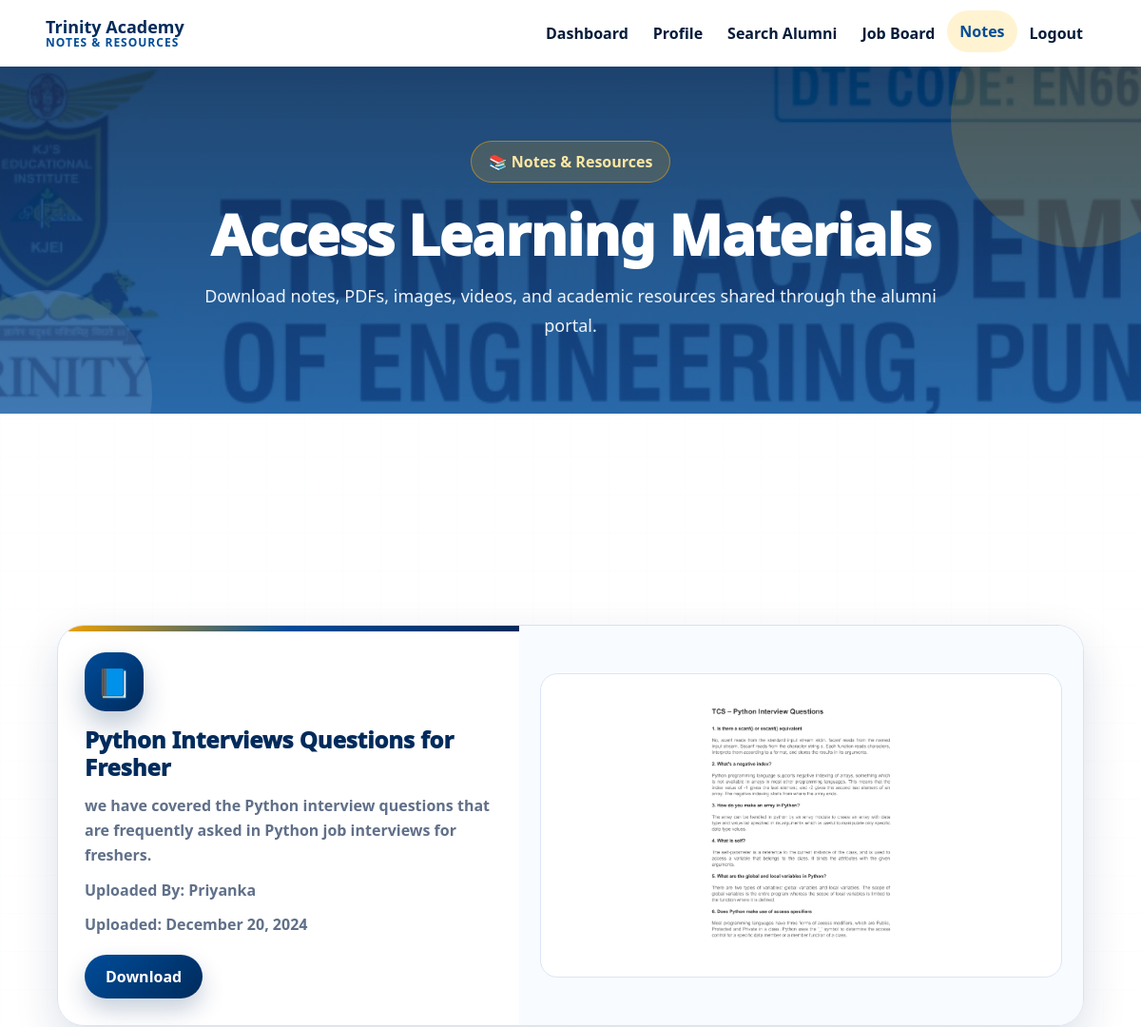
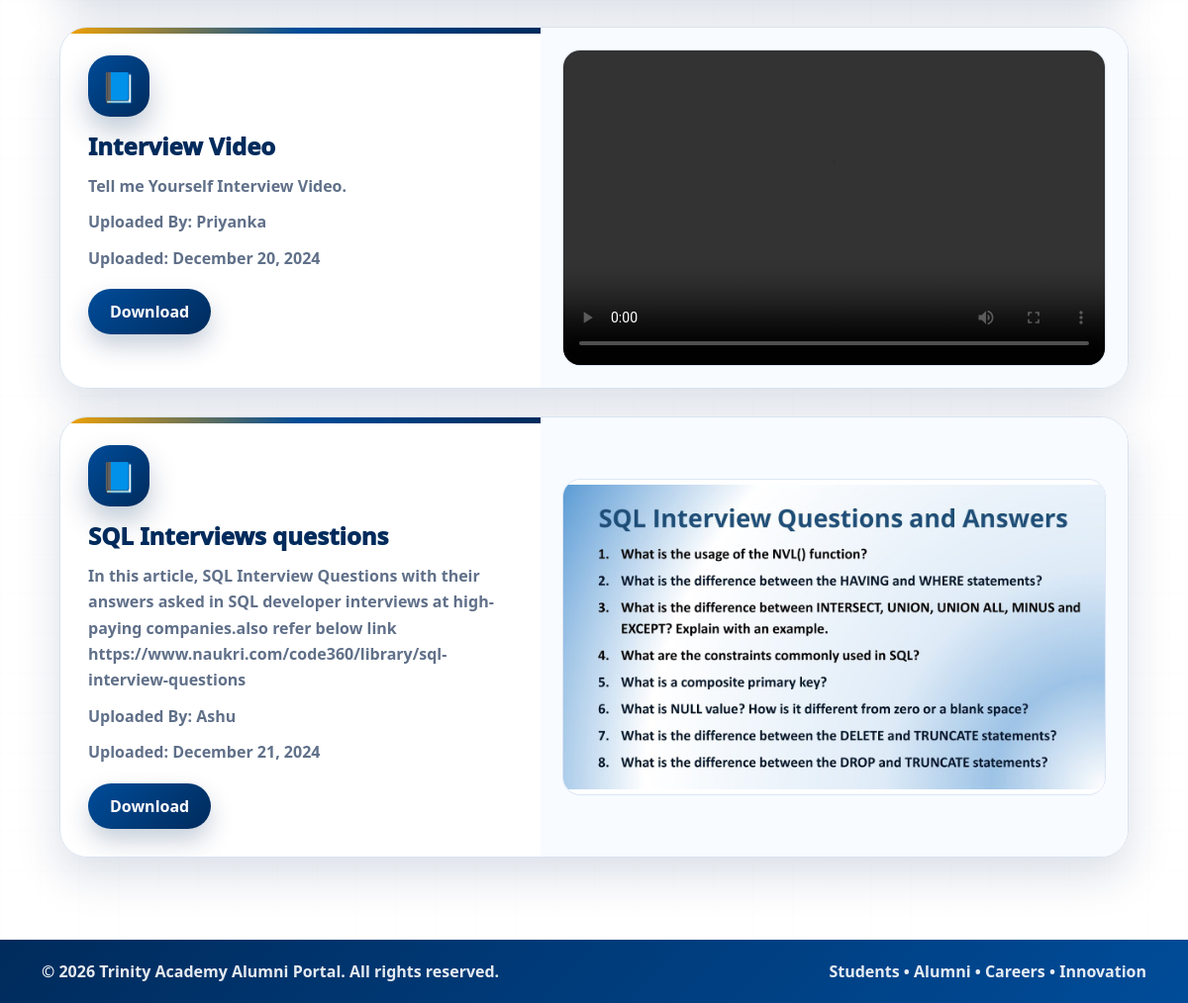
Screenshot of /view_resources/ with the database file from the repository (2 pictures, top to bottom).
### myApp/models.py (models this page shows, shortened)
class Resource(models.Model):
    title = models.CharField(max_length=255)
    description = models.TextField(blank=True, null=True)
    file = models.FileField(upload_to='resources/')
    uploaded_by = models.ForeignKey(User, on_delete=models.CASCADE)
    uploaded_at = models.DateTimeField(auto_now_add=True)

### myApp/views.py (the view)
# urls.py: path('view_resources/', views.view_resources, name='view_resources'),
def view_resources(request):
    resources = Resource.objects.all()
    for resource in resources:
        if resource.file.name.lower().endswith(".pdf"):
            resource.file_type = "pdf"
        elif resource.file.name.lower().endswith((".jpg", ".jpeg", ".png", ".gif")):
            resource.file_type = "image"
        elif resource.file.name.lower().endswith((".mp4", ".webm", ".ogg")):
            resource.file_type = "video"
        else:
            resource.file_type = "other"
    return render(request, 'student/view_resources.html', {'resources': resources})

### templates/student/view_resources.html (shortened to what this page needs)
{% load static %}
<!DOCTYPE html>
<html lang="en">
<head>
    <link href="https://cdn.jsdelivr.net/npm/bootstrap@5.3.0-alpha1/dist/css/bootstrap.min.css" rel="stylesheet">
</head>
<body>
<nav class="navbar navbar-expand-lg main-navbar">
    <div class="container-fluid px-lg-5">
        <a class="navbar-brand" href="{% url 'student_dashboard' %}">
            <span>
                <span class="brand-title">Trinity Academy</span>
                <span class="brand-subtitle">NOTES & RESOURCES</span>
            </span>
        </a>
        <div class="collapse navbar-collapse" id="navbarNav">
            <ul class="navbar-nav ms-auto align-items-lg-center">
                <li class="nav-item"><a class="nav-link" href="{% url 'student_dashboard' %}">Dashboard</a></li>
                <li class="nav-item"><a class="nav-link" href="/create_student_profile">Profile</a></li>
                <li class="nav-item"><a class="nav-link" href="/search_alumni">Search Alumni</a></li>
                <li class="nav-item"><a class="nav-link" href="/student_job_port">Job Board</a></li>
                <li class="nav-item"><a class="nav-link active" href="/view_resources">Notes</a></li>
                <li class="nav-item"><a class="nav-link" href="/logout">Logout</a></li>
            </ul>
        </div>
    </div>
</nav>
<section class="page-hero">
    <div class="hero-content">
        <span class="hero-chip">📚 Notes & Resources</span>
        <h1>Access Learning Materials</h1>
        <p>
            Download notes, PDFs, images, videos, and academic resources shared through the alumni portal.
        </p>
    </div>
</section>
<section class="page-wrapper">
    {% if resources %}
    <div class="resource-list">
        {% for resource in resources %}
        <div class="resource-card reveal-card">
            <div class="resource-info">
                <div class="resource-icon">📘</div>
                <h5>{{ resource.title }}</h5>
                <p>{{ resource.description }}</p>
                <p><strong>Uploaded By:</strong> {{ resource.uploaded_by.username }}</p>
                <p><strong>Uploaded:</strong> {{ resource.uploaded_at|date:"F j, Y" }}</p>
                <div class="resource-actions">
                    <a href="{{ resource.file.url }}" class="btn-theme" download>Download</a>
                </div>
            </div>
            <div class="resource-preview">
                {% if resource.file_type == "pdf" %}
                    <embed src="{{ resource.file.url }}" type="application/pdf">
                {% elif resource.file_type == "image" %}
                    <img src="{{ resource.file.url }}" alt="{{ resource.title }}">
                {% elif resource.file_type == "video" %}
                    <video controls>
                        <source src="{{ resource.file.url }}" type="video/mp4">
                    </video>
                {% else %}
                    <div class="text-center">
                        <h5>Preview Not Available</h5>
                        <p class="text-muted">Please download the file to view it.</p>
                        <a href="{{ resource.file.url }}" class="btn-theme" target="_blank">Open File</a>
                    </div>
                {% endif %}
            </div>
        </div>
        {% endfor %}
    </div>
    {% else %}
    <div class="empty-card">
        <h4>No Resources Available</h4>
        <p class="text-muted mb-0">No notes or resources are uploaded yet. Please check again later.</p>
    </div>
    {% endif %}
</section>
<footer class="footer">
    <div class="container d-flex justify-content-between flex-wrap gap-2">
        <p>&copy; 2026 Trinity Academy Alumni Portal. All rights reserved.</p>
        <p>Students • Alumni • Careers • Innovation</p>
    </div>
</footer>
</body>
</html>

### rows the page displays
Resource: title "Python Interviews Questions for Fresher", description "we have covered the Python interview questions that are frequently asked in Python job interviews for freshers.", uploaded_by.username "Priyanka", uploaded_at "December 20, 2024", file (picture)
Resource: title "Interview Video", description "Tell me Yourself Interview Video.", uploaded_by.username "Priyanka", uploaded_at "December 20, 2024"
Resource: title "SQL Interviews questions", description "In this article, SQL Interview Questions with their answers asked in SQL developer interviews at high-paying companies.also refer below link https://www.naukri.com/code360/library/sql-interview-questions", uploaded_by.username "Ashu", uploaded_at "December 21, 2024", file (picture)
